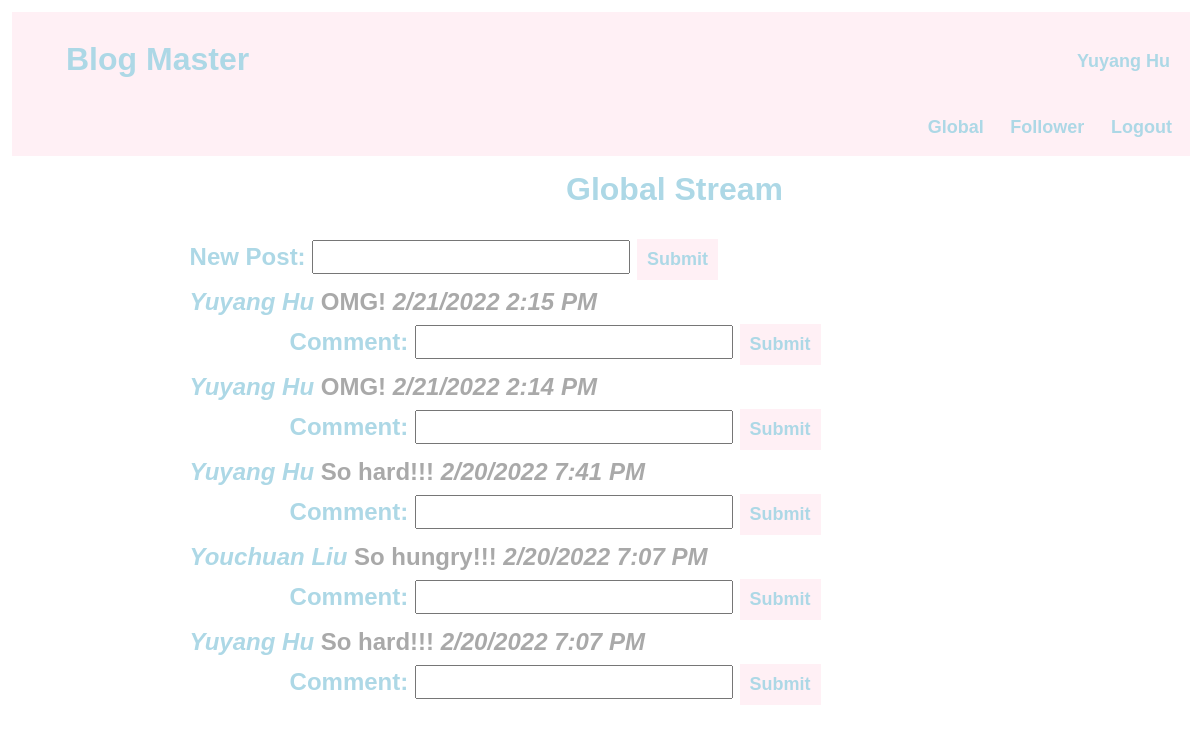
The app's page / (signed in) with its own data.
### socialnetwork/models.py (models this page shows)
class Post(models.Model):
    user    = models.ForeignKey(User, on_delete=models.PROTECT, related_name="post_creators")
    creation_time  = models.DateTimeField()
    text  = models.CharField(max_length = 200)

### socialnetwork/views.py (the view, shortened to what this page needs)
# urls.py: path('', views.global_action, name='home'),
@login_required(login_url='/socialnetwork/login')
def global_action(request):
    if request.method == 'GET':
        return  render(request, 'socialnetwork/global.html', {'posts': Post.objects.all().order_by('-creation_time')})

### socialnetwork/templates/socialnetwork/global.html (shortened to what this page needs)
{% extends "socialnetwork/stream_base.html" %}
{% block content %}
<h2 class="page-name" id="id_page_name">Global Stream</h2>
<form method="post" action="{% url 'global' %}" class="post-position">
    <label class="post-font">New Post:</label>
    <input id="id_post_input_text" name="text" type="text">
    <button id="id_post_button" type="submit" class="button" >Submit</button>
</form>
{% for post in posts %}
<div id="id_post_div_{{post.id}}" class="content-font">
        <a href="{% url 'other' post.user.id %}" class="profile" id="id_post_profile_{{post.id}}">
            {{post.user.first_name}} {{post.user.last_name}}
        </a>
        <span id="id_post_text_{{post.id}}">
            {{post.text}}
        </span>
        <span class="date" id="id_post_date_time_{{post.id}}">
            {{post.creation_time | date:" n/j/Y g:i A"}}
        </span>
</div>
<form  class="comment-position">
    <label class="post-font">Comment:</label>
    <input type="text" id="id_comment_input_text_{{post.id}}">
    <button type="submit" class="button" id="id_comment_input_button_{{post.id}}">Submit</button>
</form>
{% endfor %}
{% endblock %}

### socialnetwork/templates/socialnetwork/stream_base.html
{% extends "socialnetwork/base.html" %}
{% block user-info %}
<div id="id_header_div" class="header">
    <div class="big-heading" id="id_site_name">
        Blog Master
        <a href="{% url 'profile' %}">
            <button id="id_nav_profile" class="button button-user">{{user.first_name}} {{user.last_name}}</button>
        </a>
    </div>
    <div>
        <a href="{% url 'global' %}">
            <button id="id_nav_global_stream" class="button">Global</button>
        </a>
        <a href="{% url 'follower' %}">
            <button id="id_nav_follower_stream" class="button">Follower</button>
        </a>
        <a href="{% url 'logout' %}">
            <button id="id_nav_logout" class="button">Logout</button>
        </a>
    </div>
</div>
{% endblock %}

### socialnetwork/templates/socialnetwork/base.html (shortened to what this page needs)
<!doctype html>
<html>
<head>
    {% load static %}
    <link href="{% static 'socialnetwork/base.css' %}" rel="stylesheet" type="text/css">
</head>
<body>
<div class="user-info">
    {% block user-info %}
    {% endblock %}
</div>
<div class="search-bar">
</div>
<div class="content">
    {% block content %}
    {% endblock %}
</div>
</body>
</html>

### socialnetwork/static/socialnetwork/base.css (style rules this page uses)
.big-heading { font-size: xx-large; font-weight: bold; font-family: sans-serif; text-align: left; padding: 25px 50px; color: lightblue; }
.header { background-color: lavenderblush; margin-left: fill; margin-right: fill; width: 100%; }
.page-name { font-size: xx-large; font-weight: bold; font-family: sans-serif; text-align: center; padding: 0px 50px; color: lightblue; position: absolute; top: 12vw; left: 43vw; }
.date { font-style: italic; }
.profile { font-style: oblique; color: lightblue; }
.post-font { font-size: x-large; font-weight: bold; font-family: sans-serif; color: lightblue; padding: 0px; text-align: center; }
.content-font { font-size: x-large; font-weight: bold; font-family: sans-serif; color: darkgrey; }
.post-position { position: center; }
.comment-position { text-indent: 30px; margin-left: 70px; }
.button { font-size: large; font-weight: bold; color: lightblue; border: none; text-align: center; padding: 10px 10px 10px 10px; background-color: lavenderblush; }
.button-user { position: absolute; right: 20px; }
.user-info { text-align: right; font-family: sans-serif; padding-right: 10px; font-size: x-large; }
.search-bar { text-align: center; padding: 25px 50px; }
.content { margin-left: auto; margin-right: auto; width: 70%; font-family: sans-serif; font-size: x-large; padding: 25px 50px; }
a { text-decoration: none; color:black; }
button { font-size: x-large; padding: 3px; }
input { font-size: x-large; }
div, form { padding: 4px; }

### records on screen
Post: user.first_name "Yuyang", user.last_name "Hu", text "OMG!", creation_time "2/21/2022 2:15 PM"
Post: user.first_name "Yuyang", user.last_name "Hu", text "OMG!", creation_time "2/21/2022 2:14 PM"
Post: user.first_name "Yuyang", user.last_name "Hu", text "So hard!!!", creation_time "2/20/2022 7:41 PM"
Post: user.first_name "Youchuan", user.last_name "Liu", text "So hungry!!!", creation_time "2/20/2022 7:07 PM"
Post: user.first_name "Yuyang", user.last_name "Hu", text "So hard!!!", creation_time "2/20/2022 7:07 PM"

### other values on screen
{{ user.first_name }} "Yuyang"
{{ user.last_name }} "Hu"
